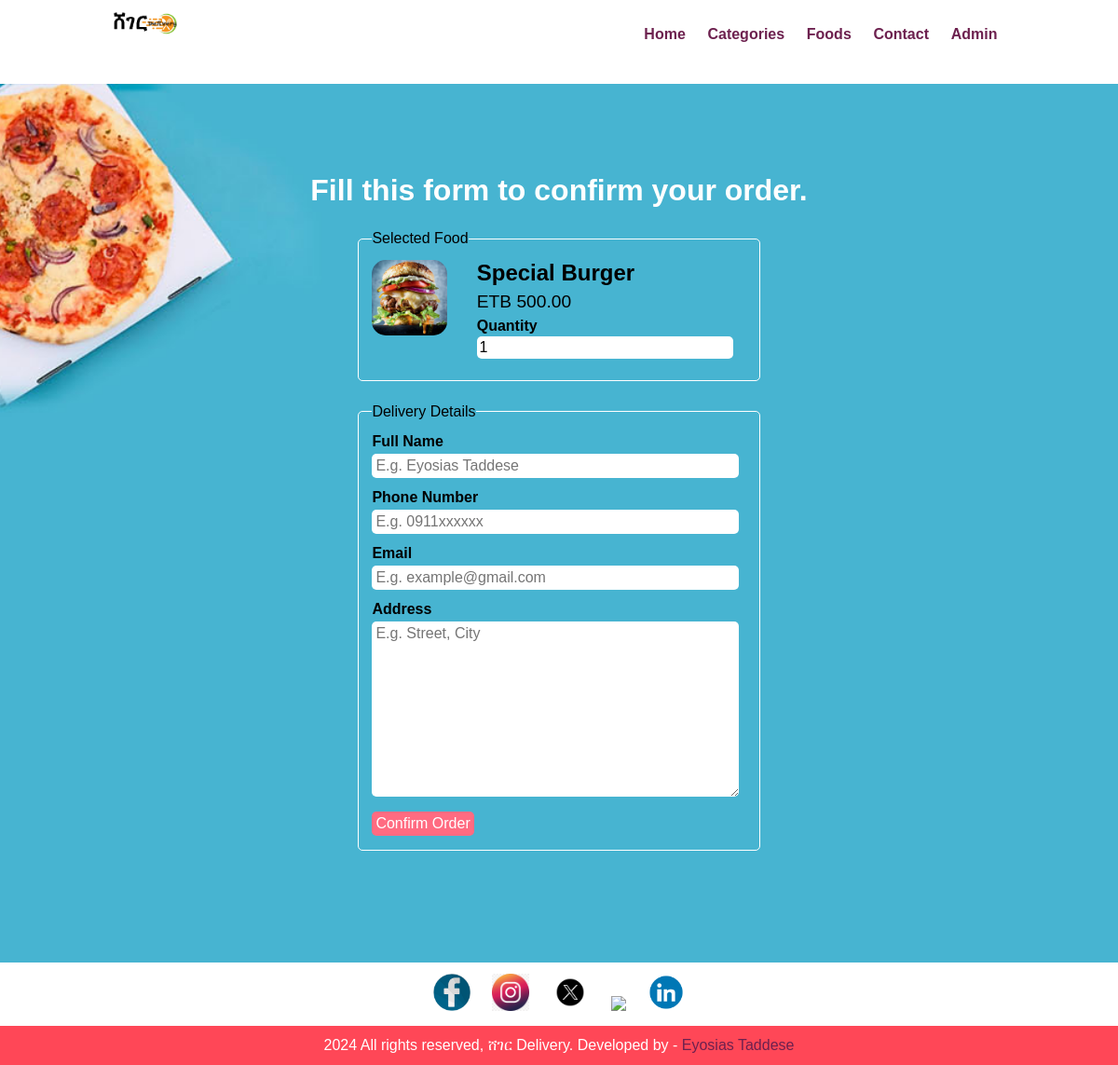
The page /order.php?food_id=9 on the database its author committed.
### tables this page shows
CREATE TABLE `tbl_food` (
  `id` int(10) UNSIGNED NOT NULL,
  `title` varchar(100) NOT NULL,
  `description` text NOT NULL,
  `price` decimal(10,2) NOT NULL,
  `image_name` varchar(255) NOT NULL,
  `category_id` int(10) UNSIGNED NOT NULL,
  `featured` varchar(10) NOT NULL,
  `active` varchar(10) NOT NULL
);

### order.php (the view, shortened to what this page needs)
<?php include('partials-front/menu.php'); ?>
    <?php
        if(isset($_GET['food_id']))
        {
            $food_id = $_GET['food_id'];
            $sql = "SELECT * FROM tbl_food WHERE id=$food_id";
            $res = mysqli_query($conn, $sql);
            $count = mysqli_num_rows($res);
            if($count==1)
            {
                $row = mysqli_fetch_assoc($res);
                $title = $row['title'];
                $price = $row['price'];
                $image_name = $row['image_name'];
            }
            else
            {
                header('location:'.SITEURL);
            }
        }
        else
        {
            header('location:'.SITEURL);
        }
    ?>
    <section class="food-search">
        <div class="container">
            <h2 class="text-center text-white">Fill this form to confirm your order.</h2>
            <form action="" method="POST" class="order">
                <fieldset>
                    <legend>Selected Food</legend>
                    <div class="food-menu-img">
                        <?php
                            if($image_name=="")
                            {
                                echo "<div class='error'>Image not Available.</div>";
                            }
                            else
                            {
                                ?>
                                <img src="<?php echo SITEURL; ?>images/food/<?php echo $image_name; ?>" alt="Chicke Hawain Pizza" class="img-responsive img-curve">
                                <?php
                            }
                        ?>
                    </div>
                    <div class="food-menu-desc">
                        <h3><?php echo $title; ?></h3>
                        <p class="food-price">ETB <?php echo $price; ?></p>
                        <div class="order-label">Quantity</div>
                        <input type="number" name="qty" class="input-responsive" value="1" required>
                    </div>
                </fieldset>
                <fieldset>
                    <legend>Delivery Details</legend>
                    <div class="order-label">Full Name</div>
                    <input type="text" name="full-name" placeholder="E.g. Eyosias Taddese" class="input-responsive" required>
                    <div class="order-label">Phone Number</div>
                    <input type="tel" name="contact" placeholder="E.g. 0911xxxxxx" class="input-responsive" required>
                    <div class="order-label">Email</div>
                    <input type="email" name="email" placeholder="E.g. example@gmail.com" class="input-responsive" required>
                    <div class="order-label">Address</div>
                    <textarea name="address" rows="10" placeholder="E.g. Street, City" class="input-responsive" required></textarea>
                    <input type="submit" name="submit" value="Confirm Order" class="btn btn-primary">
                </fieldset>
            </form>
        </div>
    </section>
    <?php include('partials-front/footer.php'); ?>

### css/style.css (style rules this page uses)
* { margin: 0 0; padding: 0 0; font-family: Arial, Helvetica, sans-serif; }
.container { width: 80%; margin: 0 auto; padding: 1%; }
.img-responsive { width: 100%; }
.img-curve { border-radius: 15px; }
.text-center { text-align: center; }
.text-white { color: white; }
.btn { padding: 1%; border: none; font-size: 1rem; border-radius: 5px; }
.btn-primary { background-color: #ff6b81; color: white; cursor: pointer; }
h2 { color: #2f3542; font-size: 2rem; margin-bottom: 2%; }
h3 { font-size: 1.5rem; }
fieldset { border: 1px solid white; margin: 5%; padding: 3%; border-radius: 5px; }
.food-search { background-image: url(../images/bg.jpg); background-size: cover; background-repeat: no-repeat; background-position: center; padding: 7% 0; }
.food-menu-img { width: 20%; float: left; }
.food-menu-desc { width: 70%; float: left; margin-left: 8%; }
.food-price { font-size: 1.2rem; margin: 2% 0; }
.order { width: 50%; margin: 0 auto; }
.input-responsive { width: 96%; padding: 1%; margin-bottom: 3%; border: none; border-radius: 5px; font-size: 1rem; }
.order-label { margin-bottom: 1%; font-weight: bold; }

### rows shown on the page
tbl_food: image_name (picture), title "Special Burger", price "500.00"
